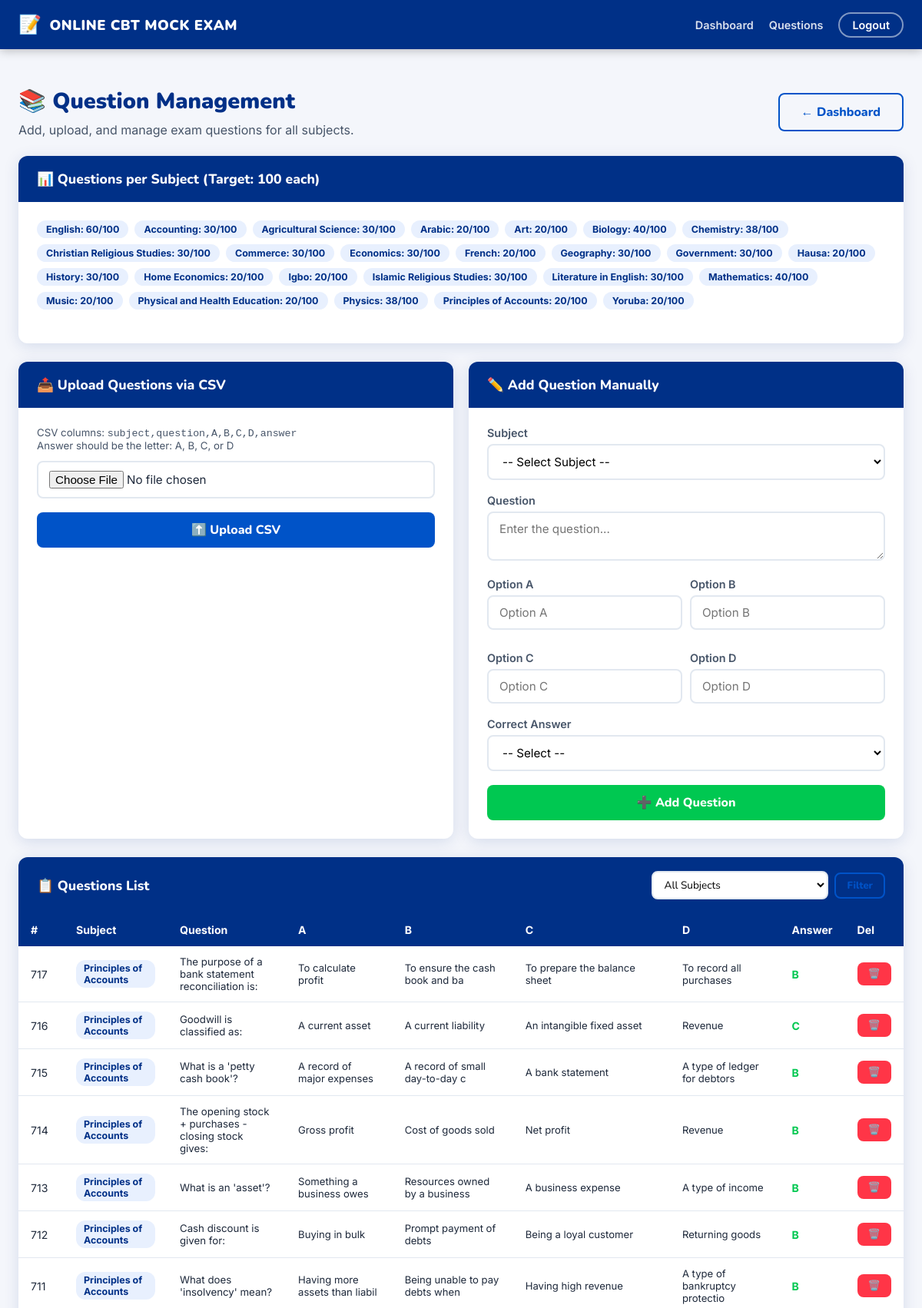
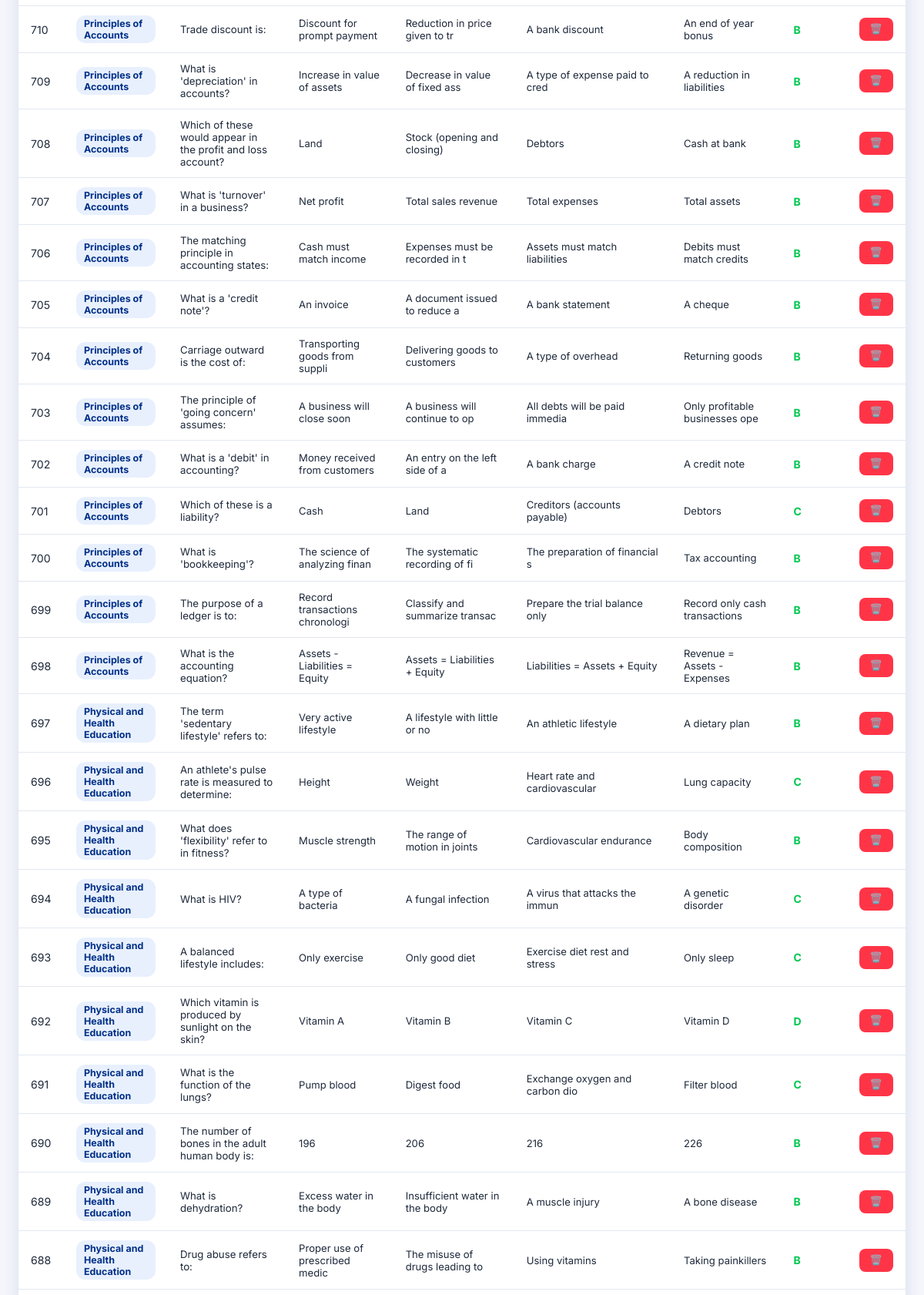
Screenshot of /admin/questions (signed in, upper part) with the database file from the repository (2 pictures, top to bottom).
### tables this page shows
CREATE TABLE questions (
            id INTEGER PRIMARY KEY AUTOINCREMENT,
            subject TEXT NOT NULL,
            question TEXT NOT NULL,
            A TEXT, B TEXT, C TEXT, D TEXT,
            answer TEXT NOT NULL
        );

### app.py (the view)
@app.route('/admin/questions', methods=['GET'])
@admin_required
def questions():
    subject_filter = request.args.get('subject', '')
    db = get_db()
    if subject_filter:
        qs = db.execute('SELECT * FROM questions WHERE subject=? ORDER BY id DESC LIMIT 100', (subject_filter,)).fetchall()
    else:
        qs = db.execute('SELECT * FROM questions ORDER BY id DESC LIMIT 100').fetchall()
    counts = db.execute('SELECT subject, COUNT(*) as c FROM questions GROUP BY subject').fetchall()
    db.close()
    return render_template('questions.html', questions=qs, subjects=SUBJECTS,
                           counts=counts, selected_subject=subject_filter)

### app.py (called while the page is built)
def get_db():
    db = sqlite3.connect('cbt.db')
    db.row_factory = sqlite3.Row
    return db

def admin_required(f):
    from functools import wraps
    @wraps(f)
    def decorated(*args, **kwargs):
        if not session.get('admin'):
            return redirect(url_for('admin_login'))
        return f(*args, **kwargs)
    return decorated

### templates/questions.html (shortened to what this page needs)
{% extends "base.html" %}
{% block content %}
<div style="max-width:1200px;margin:32px auto;padding:0 24px 48px;">
  <div style="display:flex;align-items:center;justify-content:space-between;margin-bottom:24px;flex-wrap:wrap;gap:12px;">
    <div>
      <h1 class="page-title">📚 Question Management</h1>
      <p style="color:var(--gray-600);">Add, upload, and manage exam questions for all subjects.</p>
    </div>
    <a href="{{ url_for('admin_dashboard') }}" class="btn btn-outline">← Dashboard</a>
  </div>
  <div class="card mb-6">
    <div class="card-header">📊 Questions per Subject (Target: 100 each)</div>
    <div class="card-body">
      <div class="q-counts">
        {% set count_map = {} %}
        {% for sub in subjects %}
          {% set n = count_map.get(sub, 0) %}
          <span class="q-count-badge {% if n >= 100 %}full{% endif %}">
            {{ sub }}: {{ n }}/100
          </span>
        {% endfor %}
      </div>
    </div>
  </div>
  <div style="display:grid;grid-template-columns:1fr 1fr;gap:20px;margin-bottom:24px;">
    <div class="card">
      <div class="card-header">📤 Upload Questions via CSV</div>
      <div class="card-body">
        <p style="font-size:.83rem;color:var(--gray-600);margin-bottom:12px;">
          CSV columns: <code>subject,question,A,B,C,D,answer</code><br>
          Answer should be the letter: A, B, C, or D
        </p>
        <form method="POST" action="{{ url_for('upload_questions') }}" enctype="multipart/form-data">
          <div class="form-group">
            <input class="form-control" type="file" name="csv_file" accept=".csv" required>
          </div>
          <button class="btn btn-primary w-full" style="justify-content:center;" type="submit">⬆️ Upload CSV</button>
        </form>
      </div>
    </div>
    <div class="card">
      <div class="card-header">✏️ Add Question Manually</div>
      <div class="card-body">
        <form method="POST" action="{{ url_for('add_question') }}">
          <div class="form-group">
            <label>Subject</label>
            <select class="form-control" name="subject" required>
              <option value="">-- Select Subject --</option>
            </select>
          </div>
          <div class="form-group">
            <label>Question</label>
            <textarea class="form-control" name="question" rows="2" required placeholder="Enter the question..."></textarea>
          </div>
          <div style="display:grid;grid-template-columns:1fr 1fr;gap:10px;">
            <div class="form-group">
              <label>Option A</label>
              <input class="form-control" type="text" name="A" required placeholder="Option A">
            </div>
            <div class="form-group">
              <label>Option B</label>
              <input class="form-control" type="text" name="B" required placeholder="Option B">
            </div>
            <div class="form-group">
              <label>Option C</label>
              <input class="form-control" type="text" name="C" required placeholder="Option C">
            </div>
            <div class="form-group">
              <label>Option D</label>
              <input class="form-control" type="text" name="D" required placeholder="Option D">
            </div>
          </div>
          <div class="form-group">
            <label>Correct Answer</label>
            <select class="form-control" name="answer" required>
              <option value="">-- Select --</option>
            </select>
          </div>
          <button class="btn btn-success w-full" style="justify-content:center;" type="submit">➕ Add Question</button>
        </form>
      </div>
    </div>
  </div>
  <div class="card">
    <div class="card-header" style="display:flex;align-items:center;justify-content:space-between;">
      <span>📋 Questions List</span>
      <form method="GET" style="display:flex;gap:8px;align-items:center;">
        <select class="form-control" name="subject" style="padding:6px 10px;font-size:.85rem;">
          <option value="">All Subjects</option>
        </select>
        <button class="btn btn-sm btn-outline" type="submit">Filter</button>
      </form>
    </div>
    <div class="table-wrap">
      <table>
        <thead>
          <tr><th>#</th><th>Subject</th><th>Question</th><th>A</th><th>B</th><th>C</th><th>D</th><th>Answer</th><th>Del</th></tr>
        </thead>
        <tbody>
          {% for q in questions %}
          <tr>
            <td>{{ q.id }}</td>
            <td><span class="badge" style="background:var(--blue-pale);color:var(--blue-dark);">{{ q.subject }}</span></td>
            <td style="max-width:260px;font-size:.83rem;">{{ q.question[:100] }}{% if q.question|length > 100 %}...{% endif %}</td>
            <td style="font-size:.82rem;">{{ q.A[:30] if q.A else '' }}</td>
            <td style="font-size:.82rem;">{{ q.B[:30] if q.B else '' }}</td>
            <td style="font-size:.82rem;">{{ q.C[:30] if q.C else '' }}</td>
            <td style="font-size:.82rem;">{{ q.D[:30] if q.D else '' }}</td>
            <td><strong style="color:var(--green);">{{ q.answer }}</strong></td>
            <td><a href="{{ url_for('delete_question', qid=q.id) }}" class="btn btn-danger btn-sm" onclick="return confirm('Delete this question?')">🗑️</a></td>
          </tr>
          {% else %}
          <tr><td colspan="9" style="text-align:center;color:var(--gray-400);padding:40px;">No questions found. Upload a CSV or add manually.</td></tr>
          {% endfor %}
        </tbody>
      </table>
    </div>
  </div>
</div>
{% endblock %}

### static/css/style.css (style rules this page uses)
*, *::before, *::after { box-sizing: border-box; margin: 0; padding: 0; }
:root { --blue-dark: #003087; --blue-mid: #0053c8; --blue-light: #1a7bff; --blue-pale: #e8f0fe; --blue-accent: #00b4d8; --green: #00c851; --red: #ff3547; --yellow: #ffd600; --orange: #ff6d00; --white: #ffffff; --gray-100: #f4f6fb; --gray-200: #e2e8f0; --gray-400: #94a3b8; --gray-600: #475569; --gray-800: #1e293b; --shadow-sm: 0 1px 4px rgba(0,0,0,.08); --shadow-md: 0 4px 20px rgba(0,48,135,.13); --shadow-lg: 0 8px 40px rgba(0,48,135,.18); --radius: 12px; --radius-sm: 8px; }
body { font-family: 'Inter', sans-serif; background: var(--gray-100); color: var(--gray-800); min-height: 100vh; display: flex; flex-direction: column; }
.btn { display: inline-flex; align-items: center; gap: 8px; padding: 12px 28px; border-radius: 8px; font-family: 'Nunito', sans-serif; font-weight: 800; font-size: 1rem; cursor: pointer; border: none; transition: all .2s; text-decoration: none; }
.btn-primary { background: var(--blue-mid); color: #fff; }
.btn-success { background: var(--green); color: #fff; }
.btn-danger { background: var(--red); color: #fff; }
.btn-outline { background: transparent; border: 2px solid var(--blue-mid); color: var(--blue-mid); }
.btn-sm { padding: 6px 14px; font-size: .82rem; }
.card { background: #fff; border-radius: var(--radius); box-shadow: var(--shadow-md); overflow: hidden; }
.card-header { background: var(--blue-dark); color: #fff; padding: 18px 24px; font-family: 'Nunito', sans-serif; font-weight: 800; font-size: 1.1rem; }
.card-body { padding: 24px; }
.form-group { margin-bottom: 18px; }
.form-group label { display: block; font-weight: 600; font-size: .9rem; margin-bottom: 6px; color: var(--gray-600); }
.form-control { width: 100%; padding: 11px 14px; border: 2px solid var(--gray-200); border-radius: var(--radius-sm); font-family: inherit; font-size: .95rem; transition: border-color .2s, box-shadow .2s; background: #fff; }
.page-title { font-family: 'Nunito', sans-serif; font-weight: 900; font-size: 1.8rem; color: var(--blue-dark); margin-bottom: 8px; }
.table-wrap { overflow-x: auto; }
table { width: 100%; border-collapse: collapse; font-size: .88rem; }
thead { background: var(--blue-dark); color: #fff; }
th { padding: 13px 16px; text-align: left; font-weight: 700; white-space: nowrap; }
td { padding: 12px 16px; border-bottom: 1px solid var(--gray-200); vertical-align: middle; }
.badge { display: inline-block; padding: 3px 10px; border-radius: 12px; font-size: .78rem; font-weight: 700; }
.q-counts { display: flex; flex-wrap: wrap; gap: 8px; margin-bottom: 20px; }
.q-count-badge { padding: 4px 12px; border-radius: 12px; font-size: .78rem; font-weight: 700; background: var(--blue-pale); color: var(--blue-dark); }
.mb-6 { margin-bottom: 24px; }
.w-full { width: 100%; }

### rows the page displays
questions: subject "English", id "60"
questions: subject "Christian Religious Studies", B "30"
questions: subject "Mathematics", D "40"
questions: id "717", subject "Principles of Accounts", question "The purpose of a bank statement reconciliation is:", A "To calculate profit", B "To ensure the cash book and ba", C "To prepare the balance sheet", D "To record all purchases", answer "B"
questions: id "716", subject "Principles of Accounts", question "Goodwill is classified as:", A "A current asset", B "A current liability", C "An intangible fixed asset", D "Revenue", answer "C"
questions: id "715", subject "Principles of Accounts", question "What is a 'petty cash book'?", A "A record of major expenses", B "A record of small day-to-day c", C "A bank statement", D "A type of ledger for debtors", answer "B"
questions: id "714", subject "Principles of Accounts", question "The opening stock + purchases - closing stock gives:", A "Gross profit", B "Cost of goods sold", C "Net profit", D "Revenue", answer "B"
questions: id "713", subject "Principles of Accounts", question "What is an 'asset'?", A "Something a business owes", B "Resources owned by a business", C "A business expense", D "A type of income", answer "B"
questions: id "712", subject "Principles of Accounts", question "Cash discount is given for:", A "Buying in bulk", B "Prompt payment of debts", C "Being a loyal customer", D "Returning goods", answer "B"
questions: id "711", subject "Principles of Accounts", question "What does 'insolvency' mean?", A "Having more assets than liabil", B "Being unable to pay debts when", C "Having high revenue", D "A type of bankruptcy protectio", answer "B"
questions: id "710", subject "Principles of Accounts", question "Trade discount is:", A "Discount for prompt payment", B "Reduction in price given to tr", C "A bank discount", D "An end of year bonus", answer "B"
questions: id "709", subject "Principles of Accounts", question "What is 'depreciation' in accounts?", A "Increase in value of assets", B "Decrease in value of fixed ass", C "A type of expense paid to cred", D "A reduction in liabilities", answer "B"
questions: id "708", subject "Principles of Accounts", question "Which of these would appear in the profit and loss account?", A "Land", B "Stock (opening and closing)", C "Debtors", D "Cash at bank", answer "B"
questions: id "707", subject "Principles of Accounts", question "What is 'turnover' in a business?", A "Net profit", B "Total sales revenue", C "Total expenses", D "Total assets", answer "B"
questions: id "706", subject "Principles of Accounts", question "The matching principle in accounting states:", A "Cash must match income", B "Expenses must be recorded in t", C "Assets must match liabilities", D "Debits must match credits", answer "B"
questions: id "705", subject "Principles of Accounts", question "What is a 'credit note'?", A "An invoice", B "A document issued to reduce a", C "A bank statement", D "A cheque", answer "B"
questions: id "704", subject "Principles of Accounts", question "Carriage outward is the cost of:", A "Transporting goods from suppli", B "Delivering goods to customers", C "A type of overhead", D "Returning goods", answer "B"
questions: id "703", subject "Principles of Accounts", question "The principle of 'going concern' assumes:", A "A business will close soon", B "A business will continue to op", C "All debts will be paid immedia", D "Only profitable businesses ope", answer "B"
questions: id "702", subject "Principles of Accounts", question "What is a 'debit' in accounting?", A "Money received from customers", B "An entry on the left side of a", C "A bank charge", D "A credit note", answer "B"
questions: id "701", subject "Principles of Accounts", question "Which of these is a liability?", A "Cash", B "Land", C "Creditors (accounts payable)", D "Debtors", answer "C"
questions: id "700", subject "Principles of Accounts", question "What is 'bookkeeping'?", A "The science of analyzing finan", B "The systematic recording of fi", C "The preparation of financial s", D "Tax accounting", answer "B"
questions: id "699", subject "Principles of Accounts", question "The purpose of a ledger is to:", A "Record transactions chronologi", B "Classify and summarize transac", C "Prepare the trial balance only", D "Record only cash transactions", answer "B"
questions: id "698", subject "Principles of Accounts", question "What is the accounting equation?", A "Assets - Liabilities = Equity", B "Assets = Liabilities + Equity", C "Liabilities = Assets + Equity", D "Revenue = Assets - Expenses", answer "B"
questions: id "697", subject "Physical and Health Education", question "The term 'sedentary lifestyle' refers to:", A "Very active lifestyle", B "A lifestyle with little or no", C "An athletic lifestyle", D "A dietary plan", answer "B"
questions: id "696", subject "Physical and Health Education", question "An athlete's pulse rate is measured to determine:", A "Height", B "Weight", C "Heart rate and cardiovascular", D "Lung capacity", answer "C"
questions: id "695", subject "Physical and Health Education", question "What does 'flexibility' refer to in fitness?", A "Muscle strength", B "The range of motion in joints", C "Cardiovascular endurance", D "Body composition", answer "B"
questions: id "694", subject "Physical and Health Education", question "What is HIV?", A "A type of bacteria", B "A fungal infection", C "A virus that attacks the immun", D "A genetic disorder", answer "C"
questions: id "693", subject "Physical and Health Education", question "A balanced lifestyle includes:", A "Only exercise", B "Only good diet", C "Exercise diet rest and stress", D "Only sleep", answer "C"
questions: id "692", subject "Physical and Health Education", question "Which vitamin is produced by sunlight on the skin?", A "Vitamin A", B "Vitamin B", C "Vitamin C", D "Vitamin D", answer "D"
questions: id "691", subject "Physical and Health Education", question "What is the function of the lungs?", A "Pump blood", B "Digest food", C "Exchange oxygen and carbon dio", D "Filter blood", answer "C"
questions: id "690", subject "Physical and Health Education", question "The number of bones in the adult human body is:", A "196", B "206", C "216", D "226", answer "B"
questions: id "689", subject "Physical and Health Education", question "What is dehydration?", A "Excess water in the body", B "Insufficient water in the body", C "A muscle injury", D "A bone disease", answer "B"
questions: id "688", subject "Physical and Health Education", question "Drug abuse refers to:", A "Proper use of prescribed medic", B "The misuse of drugs leading to", C "Using vitamins", D "Taking painkillers", answer "B"

### other values shown
{{ sub }} "Accounting" "Agricultural Science" "Arabic" "Art" "Biology" "Chemistry" "Commerce" "Economics" "French" "Geography" "Government" "Hausa" "History" "Home Economics" "Igbo" "Islamic Religious Studies" "Literature in English" "Music" "Physical and Health Education" "Physics" "Principles of Accounts" "Yoruba"
{{ n }} "30" "30" "20" "20" "40" "38" "30" "30" "20" "30" "30" "20" "30" "20" "20" "30" "30" "20" "20" "38" "20" "20"
